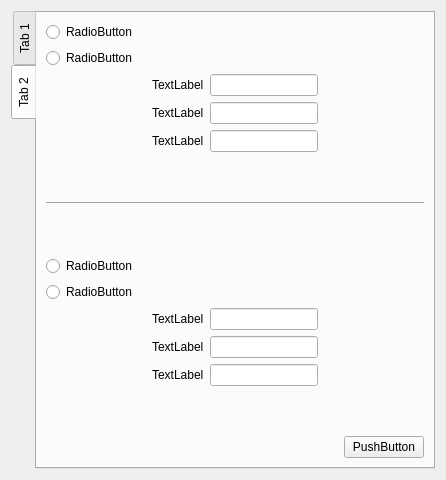
<?xml version="1.0" encoding="UTF-8"?>
<ui version="4.0">
 <class>CustomTab</class>
 <widget class="QWidget" name="CustomTab">
  <property name="geometry">
   <rect>
    <x>0</x>
    <y>0</y>
    <width>446</width>
    <height>480</height>
   </rect>
  </property>
  <property name="windowTitle">
   <string>Form</string>
  </property>
  <layout class="QVBoxLayout" name="verticalLayout">
   <item>
    <widget class="QTabWidget" name="tabWidget">
     <property name="tabPosition">
      <enum>QTabWidget::West</enum>
     </property>
     <property name="currentIndex">
      <number>1</number>
     </property>
     <widget class="QWidget" name="tab">
      <attribute name="title">
       <string>Tab 1</string>
      </attribute>
      <layout class="QVBoxLayout" name="verticalLayout_8">
       <item>
        <layout class="QVBoxLayout" name="verticalLayout_7">
         <item>
          <layout class="QHBoxLayout" name="horizontalLayout">
           <item>
            <spacer name="horizontalSpacer">
             <property name="orientation">
              <enum>Qt::Horizontal</enum>
             </property>
             <property name="sizeHint" stdset="0">
              <size>
               <width>40</width>
               <height>20</height>
              </size>
             </property>
            </spacer>
           </item>
           <item>
            <layout class="QVBoxLayout" name="verticalLayout_2">
             <item>
              <spacer name="verticalSpacer">
               <property name="orientation">
                <enum>Qt::Vertical</enum>
               </property>
               <property name="sizeHint" stdset="0">
                <size>
                 <width>20</width>
                 <height>18</height>
                </size>
               </property>
              </spacer>
             </item>
             <item>
              <widget class="QLabel" name="lab_note">
               <property name="text">
                <string>TextLabel</string>
               </property>
              </widget>
             </item>
             <item>
              <spacer name="verticalSpacer_2">
               <property name="orientation">
                <enum>Qt::Vertical</enum>
               </property>
               <property name="sizeHint" stdset="0">
                <size>
                 <width>20</width>
                 <height>18</height>
                </size>
               </property>
              </spacer>
             </item>
            </layout>
           </item>
           <item>
            <spacer name="horizontalSpacer_2">
             <property name="orientation">
              <enum>Qt::Horizontal</enum>
             </property>
             <property name="sizeHint" stdset="0">
              <size>
               <width>40</width>
               <height>20</height>
              </size>
             </property>
            </spacer>
           </item>
          </layout>
         </item>
         <item>
          <widget class="Line" name="line">
           <property name="orientation">
            <enum>Qt::Horizontal</enum>
           </property>
          </widget>
         </item>
         <item>
          <spacer name="verticalSpacer_4">
           <property name="orientation">
            <enum>Qt::Vertical</enum>
           </property>
           <property name="sizeHint" stdset="0">
            <size>
             <width>20</width>
             <height>33</height>
            </size>
           </property>
          </spacer>
         </item>
         <item>
          <layout class="QHBoxLayout" name="horizontalLayout_3">
           <item>
            <spacer name="horizontalSpacer_8">
             <property name="orientation">
              <enum>Qt::Horizontal</enum>
             </property>
             <property name="sizeHint" stdset="0">
              <size>
               <width>40</width>
               <height>20</height>
              </size>
             </property>
            </spacer>
           </item>
           <item>
            <layout class="QHBoxLayout" name="horizontalLayout_2">
             <item>
              <layout class="QVBoxLayout" name="verticalLayout_3">
               <item>
                <widget class="QLabel" name="lab_serverAddr">
                 <property name="text">
                  <string>TextLabel</string>
                 </property>
                </widget>
               </item>
               <item>
                <widget class="QLabel" name="lab_port">
                 <property name="text">
                  <string>TextLabel</string>
                 </property>
                </widget>
               </item>
              </layout>
             </item>
             <item>
              <layout class="QVBoxLayout" name="verticalLayout_5">
               <item>
                <widget class="QLineEdit" name="lei_serverAddr"/>
               </item>
               <item>
                <widget class="QLineEdit" name="lei_port"/>
               </item>
              </layout>
             </item>
            </layout>
           </item>
           <item>
            <spacer name="horizontalSpacer_6">
             <property name="orientation">
              <enum>Qt::Horizontal</enum>
             </property>
             <property name="sizeHint" stdset="0">
              <size>
               <width>40</width>
               <height>20</height>
              </size>
             </property>
            </spacer>
           </item>
          </layout>
         </item>
         <item>
          <spacer name="verticalSpacer_5">
           <property name="orientation">
            <enum>Qt::Vertical</enum>
           </property>
           <property name="sizeHint" stdset="0">
            <size>
             <width>20</width>
             <height>33</height>
            </size>
           </property>
          </spacer>
         </item>
         <item>
          <widget class="Line" name="line_2">
           <property name="orientation">
            <enum>Qt::Horizontal</enum>
           </property>
          </widget>
         </item>
         <item>
          <layout class="QVBoxLayout" name="verticalLayout_6">
           <item>
            <spacer name="verticalSpacer_6">
             <property name="orientation">
              <enum>Qt::Vertical</enum>
             </property>
             <property name="sizeHint" stdset="0">
              <size>
               <width>20</width>
               <height>40</height>
              </size>
             </property>
            </spacer>
           </item>
           <item>
            <layout class="QVBoxLayout" name="verticalLayout_4">
             <item>
              <layout class="QHBoxLayout" name="horizontalLayout_4">
               <item>
                <widget class="QCheckBox" name="cco_auto">
                 <property name="text">
                  <string>CheckBox</string>
                 </property>
                </widget>
               </item>
               <item>
                <spacer name="horizontalSpacer_3">
                 <property name="orientation">
                  <enum>Qt::Horizontal</enum>
                 </property>
                 <property name="sizeHint" stdset="0">
                  <size>
                   <width>40</width>
                   <height>20</height>
                  </size>
                 </property>
                </spacer>
               </item>
              </layout>
             </item>
             <item>
              <layout class="QHBoxLayout" name="horizontalLayout_5">
               <item>
                <widget class="QCheckBox" name="cco_manual">
                 <property name="text">
                  <string>CheckBox</string>
                 </property>
                </widget>
               </item>
               <item>
                <widget class="QComboBox" name="cbo_resolution"/>
               </item>
              </layout>
             </item>
            </layout>
           </item>
           <item>
            <spacer name="verticalSpacer_7">
             <property name="orientation">
              <enum>Qt::Vertical</enum>
             </property>
             <property name="sizeHint" stdset="0">
              <size>
               <width>20</width>
               <height>40</height>
              </size>
             </property>
            </spacer>
           </item>
           <item>
            <layout class="QHBoxLayout" name="horizontalLayout_6">
             <item>
              <spacer name="horizontalSpacer_4">
               <property name="orientation">
                <enum>Qt::Horizontal</enum>
               </property>
               <property name="sizeHint" stdset="0">
                <size>
                 <width>348</width>
                 <height>20</height>
                </size>
               </property>
              </spacer>
             </item>
             <item>
              <widget class="QPushButton" name="btn_save">
               <property name="text">
                <string>PushButton</string>
               </property>
              </widget>
             </item>
            </layout>
           </item>
          </layout>
         </item>
        </layout>
       </item>
      </layout>
     </widget>
     <widget class="QWidget" name="tab_2">
      <attribute name="title">
       <string>Tab 2</string>
      </attribute>
      <layout class="QHBoxLayout" name="horizontalLayout_14">
       <item>
        <layout class="QVBoxLayout" name="verticalLayout_15">
         <item>
          <layout class="QHBoxLayout" name="horizontalLayout_9">
           <item>
            <layout class="QVBoxLayout" name="verticalLayout_13">
             <item>
              <widget class="QRadioButton" name="radioButton">
               <property name="text">
                <string>RadioButton</string>
               </property>
              </widget>
             </item>
             <item>
              <widget class="QRadioButton" name="radioButton_2">
               <property name="text">
                <string>RadioButton</string>
               </property>
              </widget>
             </item>
            </layout>
           </item>
           <item>
            <spacer name="horizontalSpacer_7">
             <property name="orientation">
              <enum>Qt::Horizontal</enum>
             </property>
             <property name="sizeHint" stdset="0">
              <size>
               <width>40</width>
               <height>20</height>
              </size>
             </property>
            </spacer>
           </item>
          </layout>
         </item>
         <item>
          <layout class="QHBoxLayout" name="horizontalLayout_12">
           <item>
            <spacer name="horizontalSpacer_11">
             <property name="orientation">
              <enum>Qt::Horizontal</enum>
             </property>
             <property name="sizeHint" stdset="0">
              <size>
               <width>18</width>
               <height>20</height>
              </size>
             </property>
            </spacer>
           </item>
           <item>
            <layout class="QHBoxLayout" name="horizontalLayout_7">
             <item>
              <layout class="QVBoxLayout" name="verticalLayout_10">
               <item>
                <widget class="QLabel" name="label">
                 <property name="text">
                  <string>TextLabel</string>
                 </property>
                </widget>
               </item>
               <item>
                <widget class="QLabel" name="label_2">
                 <property name="text">
                  <string>TextLabel</string>
                 </property>
                </widget>
               </item>
               <item>
                <widget class="QLabel" name="label_3">
                 <property name="text">
                  <string>TextLabel</string>
                 </property>
                </widget>
               </item>
              </layout>
             </item>
             <item>
              <layout class="QVBoxLayout" name="verticalLayout_9">
               <item>
                <widget class="QLineEdit" name="lineEdit"/>
               </item>
               <item>
                <widget class="QLineEdit" name="lineEdit_2"/>
               </item>
               <item>
                <widget class="QLineEdit" name="lineEdit_3"/>
               </item>
              </layout>
             </item>
            </layout>
           </item>
           <item>
            <spacer name="horizontalSpacer_10">
             <property name="orientation">
              <enum>Qt::Horizontal</enum>
             </property>
             <property name="sizeHint" stdset="0">
              <size>
               <width>40</width>
               <height>20</height>
              </size>
             </property>
            </spacer>
           </item>
          </layout>
         </item>
         <item>
          <spacer name="verticalSpacer_8">
           <property name="orientation">
            <enum>Qt::Vertical</enum>
           </property>
           <property name="sizeHint" stdset="0">
            <size>
             <width>20</width>
             <height>17</height>
            </size>
           </property>
          </spacer>
         </item>
         <item>
          <widget class="Line" name="line_3">
           <property name="orientation">
            <enum>Qt::Horizontal</enum>
           </property>
          </widget>
         </item>
         <item>
          <spacer name="verticalSpacer_10">
           <property name="orientation">
            <enum>Qt::Vertical</enum>
           </property>
           <property name="sizeHint" stdset="0">
            <size>
             <width>20</width>
             <height>17</height>
            </size>
           </property>
          </spacer>
         </item>
         <item>
          <layout class="QHBoxLayout" name="horizontalLayout_10">
           <item>
            <layout class="QVBoxLayout" name="verticalLayout_14">
             <item>
              <widget class="QRadioButton" name="radioButton_3">
               <property name="text">
                <string>RadioButton</string>
               </property>
              </widget>
             </item>
             <item>
              <widget class="QRadioButton" name="radioButton_4">
               <property name="text">
                <string>RadioButton</string>
               </property>
              </widget>
             </item>
            </layout>
           </item>
           <item>
            <spacer name="horizontalSpacer_9">
             <property name="orientation">
              <enum>Qt::Horizontal</enum>
             </property>
             <property name="sizeHint" stdset="0">
              <size>
               <width>40</width>
               <height>20</height>
              </size>
             </property>
            </spacer>
           </item>
          </layout>
         </item>
         <item>
          <layout class="QHBoxLayout" name="horizontalLayout_13">
           <item>
            <spacer name="horizontalSpacer_12">
             <property name="orientation">
              <enum>Qt::Horizontal</enum>
             </property>
             <property name="sizeHint" stdset="0">
              <size>
               <width>40</width>
               <height>20</height>
              </size>
             </property>
            </spacer>
           </item>
           <item>
            <layout class="QHBoxLayout" name="horizontalLayout_8">
             <item>
              <layout class="QVBoxLayout" name="verticalLayout_12">
               <item>
                <widget class="QLabel" name="label_4">
                 <property name="text">
                  <string>TextLabel</string>
                 </property>
                </widget>
               </item>
               <item>
                <widget class="QLabel" name="label_5">
                 <property name="text">
                  <string>TextLabel</string>
                 </property>
                </widget>
               </item>
               <item>
                <widget class="QLabel" name="label_6">
                 <property name="text">
                  <string>TextLabel</string>
                 </property>
                </widget>
               </item>
              </layout>
             </item>
             <item>
              <layout class="QVBoxLayout" name="verticalLayout_11">
               <item>
                <widget class="QLineEdit" name="lineEdit_4"/>
               </item>
               <item>
                <widget class="QLineEdit" name="lineEdit_5"/>
               </item>
               <item>
                <widget class="QLineEdit" name="lineEdit_6"/>
               </item>
              </layout>
             </item>
            </layout>
           </item>
           <item>
            <spacer name="horizontalSpacer_13">
             <property name="orientation">
              <enum>Qt::Horizontal</enum>
             </property>
             <property name="sizeHint" stdset="0">
              <size>
               <width>40</width>
               <height>20</height>
              </size>
             </property>
            </spacer>
           </item>
          </layout>
         </item>
         <item>
          <spacer name="verticalSpacer_11">
           <property name="orientation">
            <enum>Qt::Vertical</enum>
           </property>
           <property name="sizeHint" stdset="0">
            <size>
             <width>20</width>
             <height>17</height>
            </size>
           </property>
          </spacer>
         </item>
         <item>
          <layout class="QHBoxLayout" name="horizontalLayout_11">
           <item>
            <spacer name="horizontalSpacer_5">
             <property name="orientation">
              <enum>Qt::Horizontal</enum>
             </property>
             <property name="sizeHint" stdset="0">
              <size>
               <width>218</width>
               <height>20</height>
              </size>
             </property>
            </spacer>
           </item>
           <item>
            <widget class="QPushButton" name="pushButton">
             <property name="text">
              <string>PushButton</string>
             </property>
            </widget>
           </item>
          </layout>
         </item>
        </layout>
       </item>
      </layout>
     </widget>
    </widget>
   </item>
  </layout>
 </widget>
 <resources/>
 <connections/>
</ui>
